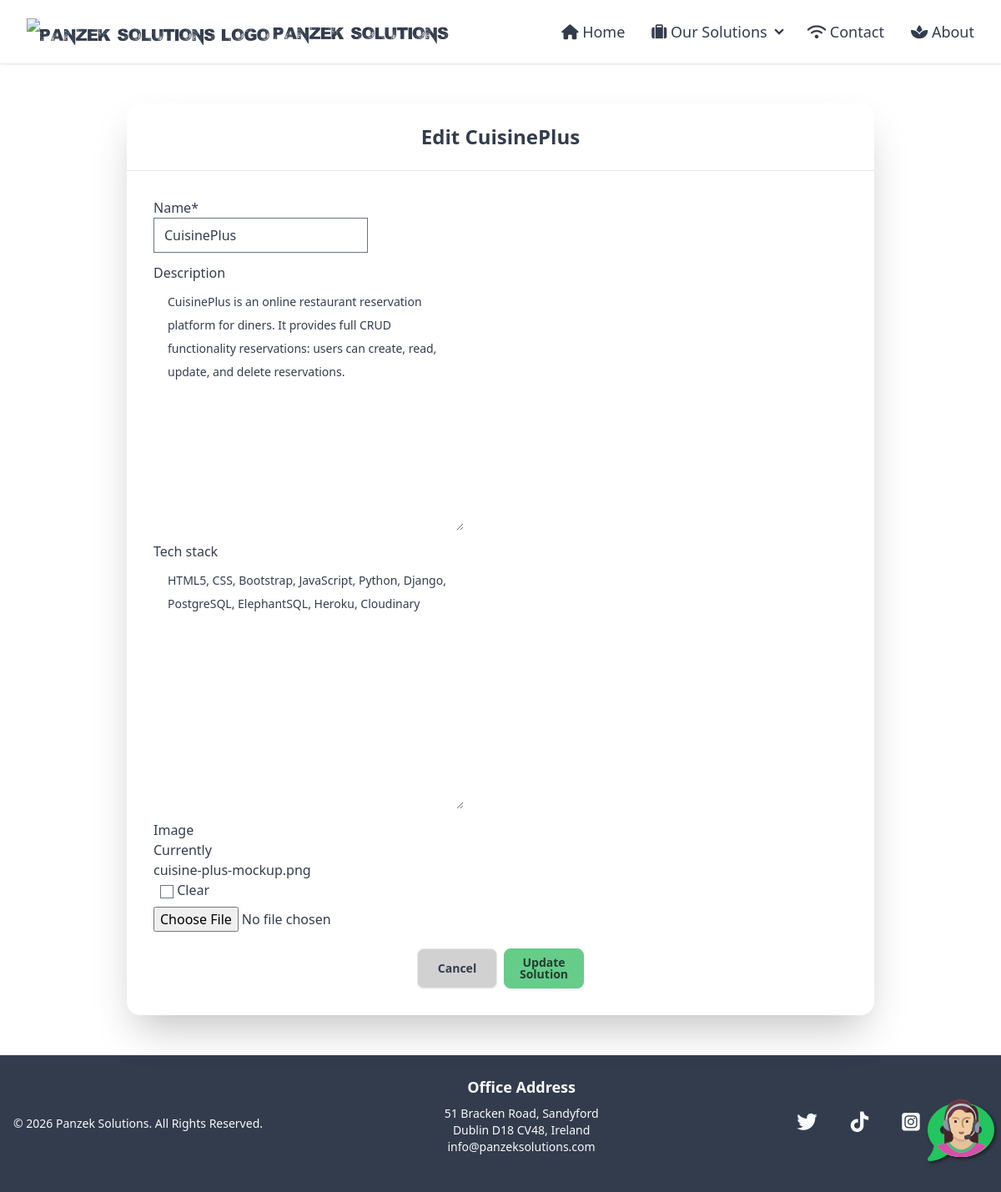
The page /solutions/1/edit on the database its author committed.
### solutions/models.py (models this page shows, shortened)
class Solution(models.Model):
    name = models.CharField(max_length=200, null=False, blank=False)
    description = CKEditor5Field('Description', config_name='extends', null=True, blank=True)
    tech_stack = models.TextField(null=True, blank=True)
    image = ResizedImageField(
        size=[800, 400],
        crop=['middle', 'center'],
        quality=75,
        upload_to='solutions_image/',
        force_format='WEBP',
        null=True,
        blank=True
    )
    class Meta:
        ordering = ['-id']

### solutions/views.py (the view)
# urls.py: path('<int:pk>/edit', SolutionUpdateView.as_view(), name='solution_edit'),
class SolutionUpdateView(UpdateView):
    model = Solution
    fields = '__all__'
    template_name_suffix = '_update_form'
    success_url = reverse_lazy('solutions')

### home/context_processors.py (called while the page is built)
def current_year(request):
    return {
        'current_year': datetime.now().year
    }

### solutions/templates/solutions/solution_update_form.html (shortened to what this page needs)
{% extends 'base.html' %}
{% load static %}
{% load crispy_forms_tags %}
{% block content %}
<div class="hero py-6">
    <div class="hero-content w-full flex-col py-6 lg:flex-row bg-base-100 rounded-lg">
        <div class="card bg-base-100 w-full max-w-4xl shrink-0 shadow-2xl">
            <div class="card-title py-6 mx-auto text-2xl">Edit {{ solution.name }}</div>
            <hr/>
            <form class="card-body" action="{% url 'solution_edit' solution.id %}" method="POST" enctype="multipart/form-data">
                <div class="form-control">
                    {{ form|crispy }}
                </div>
                <div class="card-actions justify-center">
                    <a class="btn w-24 bg-base-300 sm:btn-sm md:btn-md" href="{% url 'solutions' %}">Cancel</a>
                    <button type="submit" class="btn w-24 btn-primary">Update Solution</button>
                </div>
            </form>
        </div>
    </div>
</div>
{% endblock %}

### rows shown on the page
Solution: name "CuisinePlus", description "CuisinePlus is an online restaurant reservation platform for diners. It provides full CRUD functionality reservations: users can create, read, update, and delete reservations.", tech_stack "HTML5, CSS, Bootstrap, JavaScript, Python, Django, PostgreSQL, ElephantSQL, Heroku, Cloudinary"
